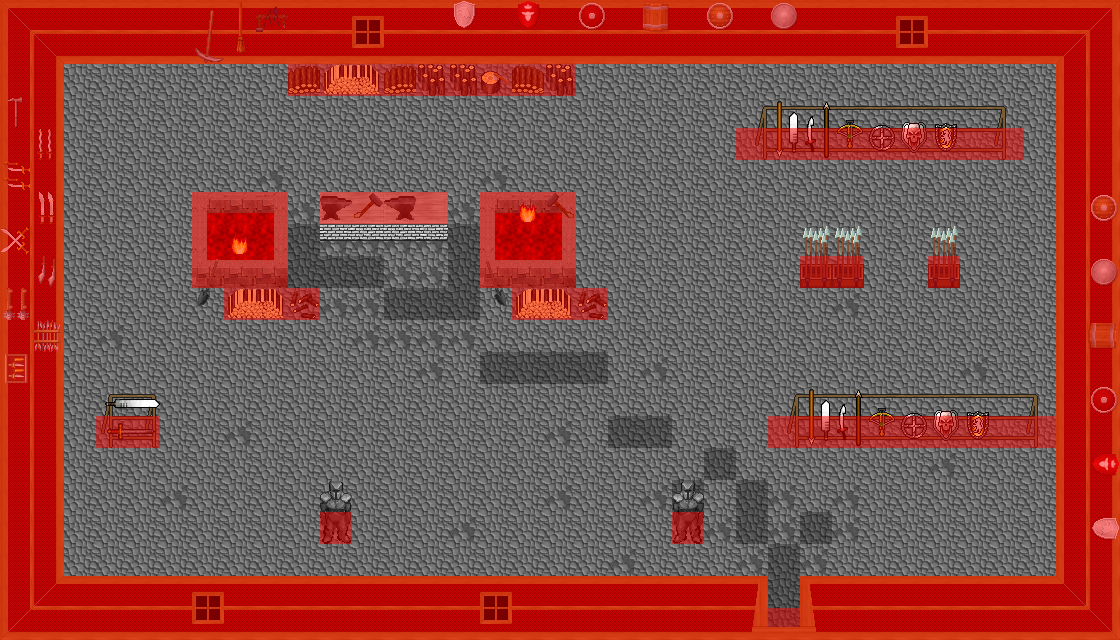

This game map was drawn from its Tiled (.tmx) file and the tilesets committed beside it. A one-line description and the trimmed map source follow:
An orthogonal 35x20 tile map with 32x32 px tiles, 8 tile layers (0_floor, 1_terrain, 2_object, 3_roof, ...), 17 tilesets.

<map version="1.0" orientation="orthogonal" renderorder="right-down" width="35" height="20" tilewidth="32" tileheight="32" nextobjectid="1">
 <tileset firstgid="1" name="wallpapers" tilewidth="32" tileheight="32">
  <image source="../../tileset/building/wall/wallpapers.png" width="160" height="160" />
 </tileset>
 <tileset firstgid="26" name="wood_trim" tilewidth="32" tileheight="32">
  <image source="../../tileset/building/wall/wood_trim.png" width="320" height="160" />
 </tileset>
 <tileset firstgid="76" name="floors_3" tilewidth="32" tileheight="32">
  <image source="../../tileset/ground/indoor/floors_3.png" width="192" height="64" />
 </tileset>
 <tileset firstgid="88" name="int_windows_wood_centered" tilewidth="32" tileheight="32">
  <image source="../../tileset/building/window/int_windows_wood_centered.png" width="320" height="96" />
 </tileset>
 <tileset firstgid="118" name="weapons_rack" tilewidth="32" tileheight="32">
  <image source="../../tileset/item/armor/weapons_rack.png" width="288" height="64" />
 </tileset>
 <tileset firstgid="136" name="suit_of_armor2" tilewidth="32" tileheight="32">
  <image source="../../tileset/item/armor/suit_of_armor2.png" width="64" height="64" />
 </tileset>
 <tileset firstgid="140" name="sword_rack" tilewidth="32" tileheight="32">
  <image source="../../tileset/item/armor/sword_rack.png" width="64" height="64" />
 </tileset>
 <tileset firstgid="144" name="weapons_for_walls" tilewidth="32" tileheight="32">
  <image source="../../tileset/item/armor/weapons_for_walls.png" width="128" height="128" />
 </tileset>
 <tileset firstgid="160" name="box_of_weapons" tilewidth="32" tileheight="32">
  <image source="../../tileset/item/weapon/box_of_weapons.png" width="32" height="64" />
 </tileset>
 <tileset firstgid="162" name="firewood" tilewidth="32" tileheight="32">
  <image source="../../tileset/item/firewood.png" width="96" height="128" />
 </tileset>
 <tileset firstgid="174" name="tools" tilewidth="32" tileheight="32">
  <image source="../../tileset/item/tools.png" width="96" height="96" />
 </tileset>
 <tileset firstgid="183" name="fireplace" tilewidth="32" tileheight="32">
  <image source="../../tileset/building/decoration/fireplace.png" width="97" height="96" />
 </tileset>
 <tileset firstgid="192" name="fire" tilewidth="32" tileheight="32">
  <image source="../../tileset/ground/fire/fire.png" width="96" height="288" />
 </tileset>
 <tileset firstgid="219" name="flames" tilewidth="32" tileheight="32">
  <image source="../../tileset/ground/fire/flames.png" width="128" height="64" />
 </tileset>
 <tileset firstgid="227" name="grey_pale" tilewidth="32" tileheight="32">
  <image source="../../tileset/furniture/table/grey_pale.png" width="64" height="128" />
 </tileset>
 <tileset firstgid="235" name="brick_base" tilewidth="32" tileheight="32">
  <image source="../../tileset/furniture/table/brick_base.png" width="96" height="32" />
 </tileset>
 <tileset firstgid="238" name="collision" tilewidth="32" tileheight="32">
  <image source="../../tileset/logic/collision.png" width="32" height="32" />
 </tileset>
 <layer name="0_floor" width="35" height="20">
  <data>[700 cells, 700 non-empty, 17 distinct tile ids]</data>
 </layer>
 <layer name="1_terrain" width="35" height="20">
  <data>[700 cells, 261 non-empty, 51 distinct tile ids]</data>
 </layer>
 <layer name="2_object" width="35" height="20">
  <data>[700 cells, 51 non-empty, 33 distinct tile ids]</data>
 </layer>
 <layer name="3_roof" width="35" height="20">
  <data>[700 cells, 26 non-empty, 15 distinct tile ids]</data>
 </layer>
 <layer name="4_roof_add" width="35" height="20">
  <data>[700 cells, 0 non-empty, 0 distinct tile ids]</data>
 </layer>
 <layer name="objects" width="35" height="20">
  <data>[700 cells, 0 non-empty, 0 distinct tile ids]</data>
 </layer>
 <layer name="collision" width="35" height="20" opacity="0.48">
  <data>[700 cells, 265 non-empty, 1 distinct tile ids]</data>
 </layer>
 <layer name="protection" width="35" height="20">
  <data>[700 cells, 0 non-empty, 0 distinct tile ids]</data>
 </layer>
</map>
